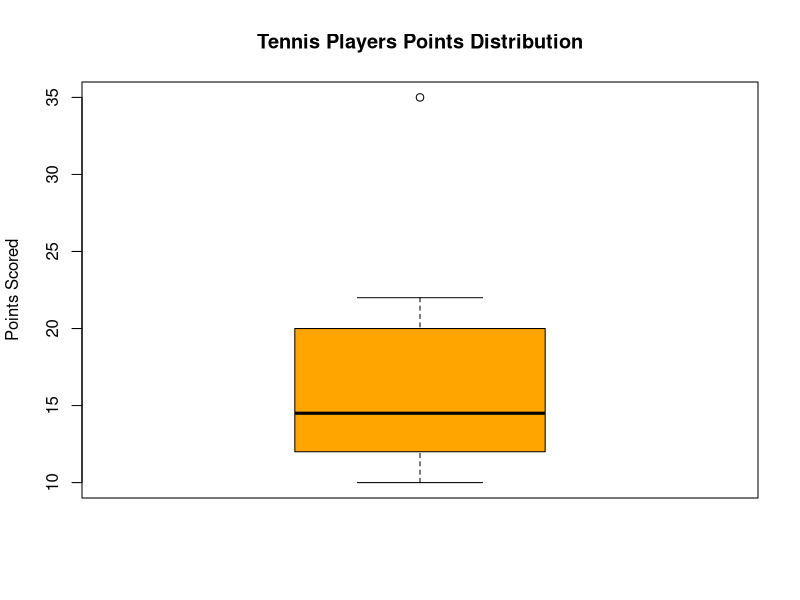

This figure's R source:
# Example data
points <- c(12,15,14,10,18,20,22,13,11,35)

# Boxplot
boxplot(points,
        main="Tennis Players Points Distribution",
        ylab="Points Scored",
        col="orange")

# Outliers
boxplot.stats(points)$out
